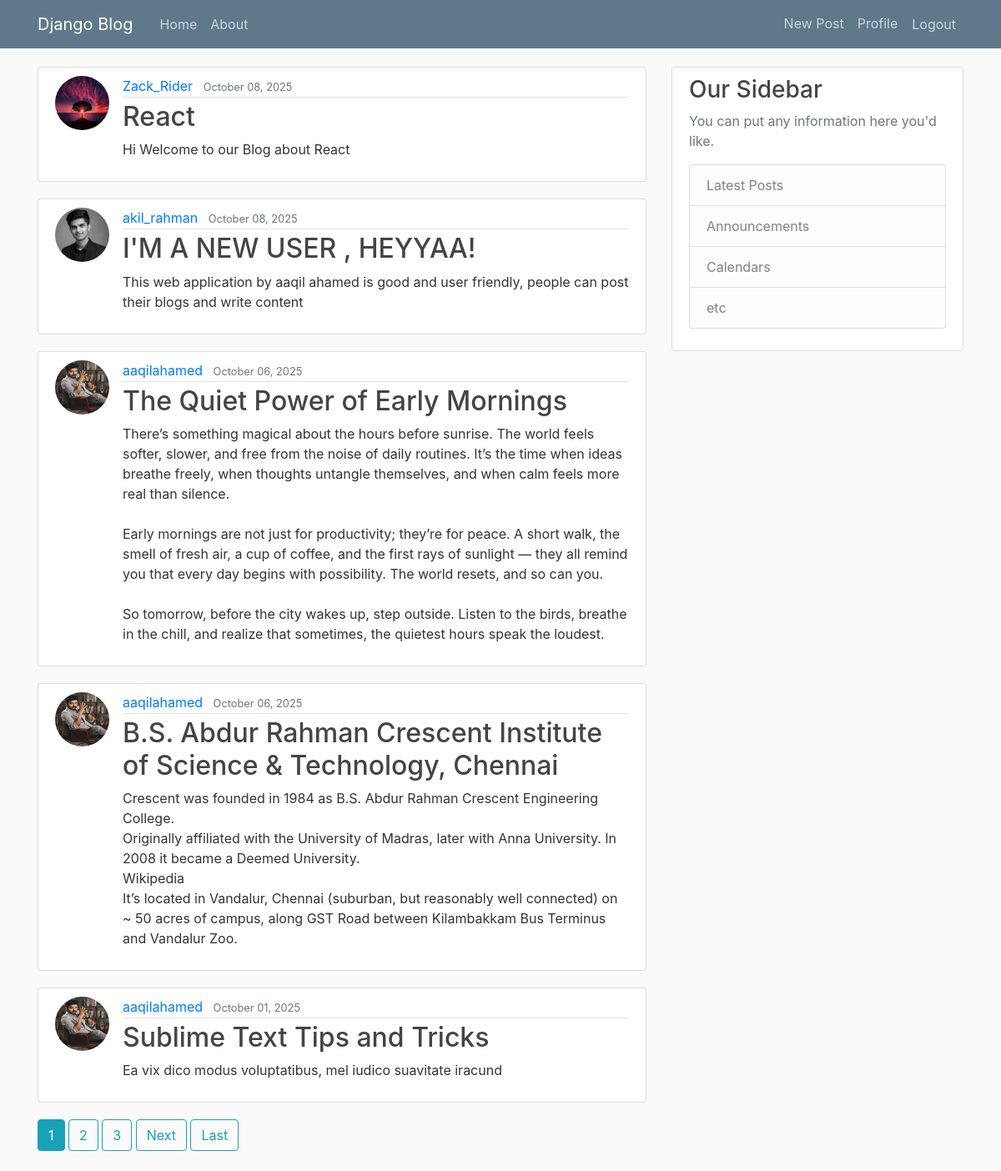
The app's page / (signed in) with its own data.
### blogs/models.py (models this page shows, shortened)
class Post(models.Model):
    title = models.CharField(max_length=100)
    content = models.TextField()
    date_posted = models.DateTimeField(default=timezone.now)
    author = models.ForeignKey(User, on_delete=models.CASCADE)

### users/models.py (models this page shows, shortened)
class Profile(models.Model):
    user = models.OneToOneField(User, on_delete=models.CASCADE)
    image = models.ImageField(default='default.jpg', upload_to='profile_pics')

### blogs/views.py (the view)
# urls.py: path('', PostListView.as_view(), name='blog-home'),
class PostListView(ListView):
    model = Post
    template_name = 'blog/home.html'
    context_object_name = 'posts'
    ordering = ['-date_posted']
    paginate_by = 5

### blogs/templates/blog/home.html (shortened to what this page needs)
{% extends "blog/base.html" %}
{% block content %}
 {% for post in posts %}
  <article class="media content-section">
    <img class="rounded-circle article-img" src="{{ post.author.profile.image.url }}">
    <div class="media-body">
      <div class="article-metadata">
        <a class="mr-2" href="{% url 'user-posts' post.author.username %}">{{ post.author }}</a>
        <small class="text-muted">{{ post.date_posted|date:"F d, Y" }}</small>
      </div>
      <h2><a class="article-title" href="{% url 'post-detail' post.id %}">{{ post.title }}</a></h2>
      <p class="article-content">{{ post.content }}</p>
    </div>
  </article>
 {% endfor %}
 {% if is_paginated %}
    {% for num in page_obj.paginator.page_range %}
        {% if num >= page_obj.number|add:-2 and num <= page_obj.number|add:2 %}
            {% if num == page_obj.number %}
                <a class="btn btn-info mb-4" href="?page={{ num }}">{{ num }}</a>
            {% else %}
                <a class="btn btn-outline-info mb-4" href="?page={{ num }}">{{ num }}</a>
            {% endif %}
        {% endif %}
    {% endfor %}
    {% if page_obj.has_next %}
        <a class="btn btn-outline-info mb-4" href="?page={{ page_obj.next_page_number }}">Next</a>
        <a class="btn btn-outline-info mb-4" href="?page={{ page_obj.paginator.num_pages }}">Last</a>
    {% endif %}
 {% endif %}
{% endblock content %}

### blogs/static/blog/main.css (style rules this page uses)
body { background: #fafafa; color: #333333; margin-top: 5rem; }
h1, h2, h3, h4, h5, h6 { color: #444444; }
.content-section { background: #ffffff; padding: 10px 20px; border: 1px solid #dddddd; border-radius: 3px; margin-bottom: 20px; }
.article-title { color: #444444; }
.article-content { white-space: pre-line; }
.article-img { height: 65px; width: 65px; margin-right: 16px; }
.article-metadata { padding-bottom: 1px; margin-bottom: 4px; border-bottom: 1px solid #e3e3e3 }

### records on screen
Post: author.profile.image (picture), author "Zack_Rider", date_posted "October 08, 2025", title "React", content "Hi Welcome to our Blog about React"
Post: author.profile.image (picture), author "akil_rahman", date_posted "October 08, 2025", title "I'M A NEW USER , HEYYAA!", content "This web application by aaqil ahamed is good and user friendly, people can post their blogs and write content"
Post: author.profile.image (picture), author "aaqilahamed", date_posted "October 06, 2025", title "The Quiet Power of Early Mornings", content "There’s something magical about the hours before sunrise. The world feels softer, slower, and free from the noise of daily routines. It’s the time when ideas breathe freely, when thoughts untangle themselves, and when calm feels more real than silence. Early mornings are not just for productivity; they’re for peace. A short walk, the smell of fresh air, a cup of coffee, and the first rays of sunlight — they all remind you that every day begins with possibility. The world resets, and so can you. So tomorrow, before the city wakes up, step outside. Listen to the birds, breathe in the chill, and realize that sometimes, the quietest hours speak the loudest."
Post: author.profile.image (picture), author "aaqilahamed", date_posted "October 06, 2025", title "B.S. Abdur Rahman Crescent Institute of Science & Technology, Chennai", content "Crescent was founded in 1984 as B.S. Abdur Rahman Crescent Engineering College. Originally affiliated with the University of Madras, later with Anna University. In 2008 it became a Deemed University. Wikipedia It’s located in Vandalur, Chennai (suburban, but reasonably well connected) on ~ 50 acres of campus, along GST Road between Kilambakkam Bus Terminus and Vandalur Zoo."
Post: author.profile.image (picture), author "aaqilahamed", date_posted "October 01, 2025", title "Sublime Text Tips and Tricks", content "Ea vix dico modus voluptatibus, mel iudico suavitate iracund"

### other values on screen
{{ num }} "1"
{{ num }} "2" "3"
